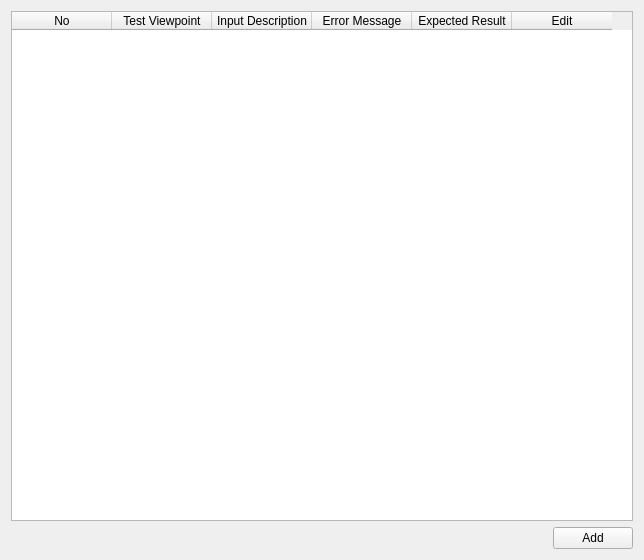
<?xml version="1.0" encoding="UTF-8"?>
<ui version="4.0">
 <class>ComponentTestViewpoint</class>
 <widget class="QWidget" name="ComponentTestViewpoint">
  <property name="geometry">
   <rect>
    <x>0</x>
    <y>0</y>
    <width>644</width>
    <height>560</height>
   </rect>
  </property>
  <property name="windowTitle">
   <string>Form</string>
  </property>
  <layout class="QVBoxLayout" name="verticalLayout">
   <item>
    <widget class="QTableWidget" name="tableWidget">
     <column>
      <property name="text">
       <string>No</string>
      </property>
     </column>
     <column>
      <property name="text">
       <string>Test Viewpoint</string>
      </property>
     </column>
     <column>
      <property name="text">
       <string>Input Description</string>
      </property>
     </column>
     <column>
      <property name="text">
       <string>Error Message</string>
      </property>
     </column>
     <column>
      <property name="text">
       <string>Expected Result</string>
      </property>
     </column>
     <column>
      <property name="text">
       <string>Edit</string>
      </property>
     </column>
    </widget>
   </item>
   <item>
    <widget class="QWidget" name="widget" native="true">
     <layout class="QHBoxLayout" name="horizontalLayout">
      <property name="leftMargin">
       <number>0</number>
      </property>
      <property name="topMargin">
       <number>0</number>
      </property>
      <property name="rightMargin">
       <number>0</number>
      </property>
      <property name="bottomMargin">
       <number>0</number>
      </property>
      <item>
       <spacer name="horizontalSpacer">
        <property name="orientation">
         <enum>Qt::Horizontal</enum>
        </property>
        <property name="sizeHint" stdset="0">
         <size>
          <width>40</width>
          <height>20</height>
         </size>
        </property>
       </spacer>
      </item>
      <item>
       <widget class="QPushButton" name="pushButton">
        <property name="text">
         <string>Add</string>
        </property>
       </widget>
      </item>
     </layout>
    </widget>
   </item>
  </layout>
 </widget>
 <resources/>
 <connections/>
</ui>
